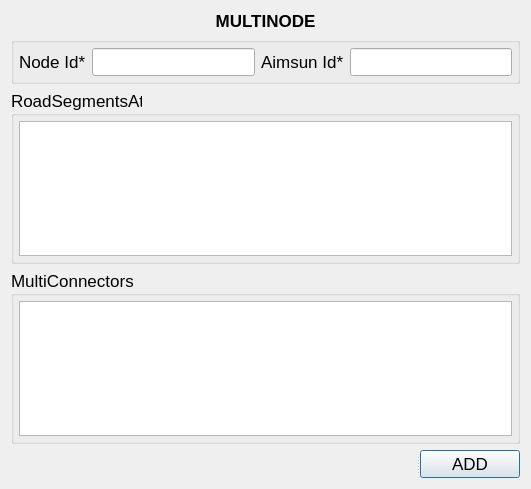
<?xml version="1.0" encoding="UTF-8"?>
<ui version="4.0">
 <class>MultiNode</class>
 <widget class="QDialog" name="MultiNode">
  <property name="enabled">
   <bool>true</bool>
  </property>
  <property name="geometry">
   <rect>
    <x>0</x>
    <y>0</y>
    <width>531</width>
    <height>489</height>
   </rect>
  </property>
  <property name="font">
   <font>
    <family>Tahoma</family>
    <pointsize>13</pointsize>
   </font>
  </property>
  <property name="contextMenuPolicy">
   <enum>Qt::DefaultContextMenu</enum>
  </property>
  <property name="windowTitle">
   <string notr="true">iSimGis Converter</string>
  </property>
  <property name="windowOpacity">
   <double>4.000000000000000</double>
  </property>
  <property name="toolTip">
   <string notr="true"/>
  </property>
  <property name="statusTip">
   <string notr="true"/>
  </property>
  <property name="sizeGripEnabled">
   <bool>false</bool>
  </property>
  <layout class="QGridLayout" name="gridLayout_4">
   <item row="0" column="0">
    <layout class="QVBoxLayout" name="verticalLayout">
     <item>
      <widget class="QLabel" name="titleLabel">
       <property name="font">
        <font>
         <pointsize>13</pointsize>
         <weight>75</weight>
         <bold>true</bold>
        </font>
       </property>
       <property name="text">
        <string>MULTINODE</string>
       </property>
       <property name="alignment">
        <set>Qt::AlignCenter</set>
       </property>
      </widget>
     </item>
     <item>
      <widget class="QGroupBox" name="attributeGroup">
       <property name="title">
        <string/>
       </property>
       <layout class="QGridLayout" name="gridLayout">
        <property name="leftMargin">
         <number>5</number>
        </property>
        <property name="topMargin">
         <number>5</number>
        </property>
        <property name="rightMargin">
         <number>5</number>
        </property>
        <property name="bottomMargin">
         <number>5</number>
        </property>
        <item row="0" column="0">
         <layout class="QHBoxLayout" name="horizontalLayout">
          <item>
           <widget class="QLabel" name="nodeIdLabel">
            <property name="text">
             <string>Node Id*</string>
            </property>
           </widget>
          </item>
          <item>
           <widget class="QLineEdit" name="nodeId"/>
          </item>
          <item>
           <widget class="QLabel" name="aimsunIdLabel">
            <property name="text">
             <string>Aimsun Id*</string>
            </property>
           </widget>
          </item>
          <item>
           <widget class="QLineEdit" name="aimsunId"/>
          </item>
         </layout>
        </item>
       </layout>
      </widget>
     </item>
     <item>
      <widget class="QGroupBox" name="roadSegmentGroup">
       <property name="title">
        <string>RoadSegmentsAt</string>
       </property>
       <layout class="QGridLayout" name="gridLayout_2">
        <property name="leftMargin">
         <number>5</number>
        </property>
        <property name="topMargin">
         <number>5</number>
        </property>
        <property name="rightMargin">
         <number>5</number>
        </property>
        <property name="bottomMargin">
         <number>5</number>
        </property>
        <item row="0" column="0">
         <widget class="QTextEdit" name="roadSegmentEdit"/>
        </item>
       </layout>
      </widget>
     </item>
     <item>
      <widget class="QGroupBox" name="mulConnectorGroup">
       <property name="title">
        <string>MultiConnectors</string>
       </property>
       <layout class="QGridLayout" name="gridLayout_3">
        <property name="leftMargin">
         <number>5</number>
        </property>
        <property name="topMargin">
         <number>5</number>
        </property>
        <property name="rightMargin">
         <number>5</number>
        </property>
        <property name="bottomMargin">
         <number>5</number>
        </property>
        <item row="0" column="0">
         <widget class="QTextEdit" name="mulConnectorEdit"/>
        </item>
       </layout>
      </widget>
     </item>
     <item>
      <widget class="QSplitter" name="splitter">
       <property name="orientation">
        <enum>Qt::Horizontal</enum>
       </property>
       <widget class="QLabel" name="errorMessage">
        <property name="font">
         <font>
          <italic>true</italic>
         </font>
        </property>
        <property name="styleSheet">
         <string notr="true">color: rgb(255, 20, 27)</string>
        </property>
        <property name="text">
         <string/>
        </property>
       </widget>
       <widget class="QPushButton" name="actionButton">
        <property name="maximumSize">
         <size>
          <width>100</width>
          <height>100</height>
         </size>
        </property>
        <property name="text">
         <string>ADD</string>
        </property>
       </widget>
      </widget>
     </item>
    </layout>
   </item>
  </layout>
 </widget>
 <resources/>
 <connections/>
</ui>
